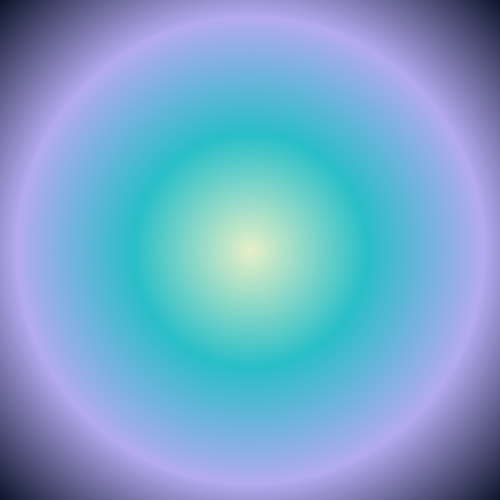
Frame 1 (no input)
Frame 60 (the mouse pressed at the canvas centre just before this capture): identical to frame 1, image omitted
Frame 120 (the mouse held since frame 60 and released just before this capture): identical to frame 1, image omitted

The Processing sketch that drew this single still picture (run headless with seeded random() and noise(); from frame 60 on, the mouse is pressed at the canvas centre):

// Processing sketch: Radial_Gradient
// ── Radial_Gradient.pde
//Radial Gradient
//This sketch creates a circular gradient from the centre of the canvas
void setup() {
  size(500, 500);
}
//Colour: Blue, Purple, Cyan, White
void draw() {
loadPixels();
color midnightBlue = color(13, 20, 42);
color lavenderPurple = color(180, 170, 240);
color neonCyan = color(40, 190, 200);
color softWhite = color(230, 240, 200);
//Set centre
float centerX = width / 2;
float centerY = height / 2;
//distance
float maxDistance = dist(centerX, centerY, 0, 0);
//Check every pixel on the canvas
for (int x = 0; x < width; x++) {
for (int y = 0; y < height; y++) {
//Distance between the current pixel and the centre point
float distanceFromCenter = dist(x, y, centerX, centerY);
//Map the distance to a value between 0 and 1 to create a circular gradient
float t = map(distanceFromCenter, 0, maxDistance, 0, 1);
t = constrain(t, 0, 1);
//Create a color variable called c
color c;
//white to cyan
if (t < 0.33) {
float localT = map(t, 0, 0.33, 0, 1);
c = lerpColor(softWhite, neonCyan, localT);
}
//cyan to purple
else if (t < 0.66) {
float localT = map(t, 0.33, 0.66, 0, 1);
c = lerpColor(neonCyan, lavenderPurple, localT);}
//purple to blue
else {
float localT = map(t, 0.66, 1, 0, 1);
c = lerpColor(lavenderPurple, midnightBlue, localT);
 }
 
pixels[x + y * width] = c;}
  }
updatePixels();
}
